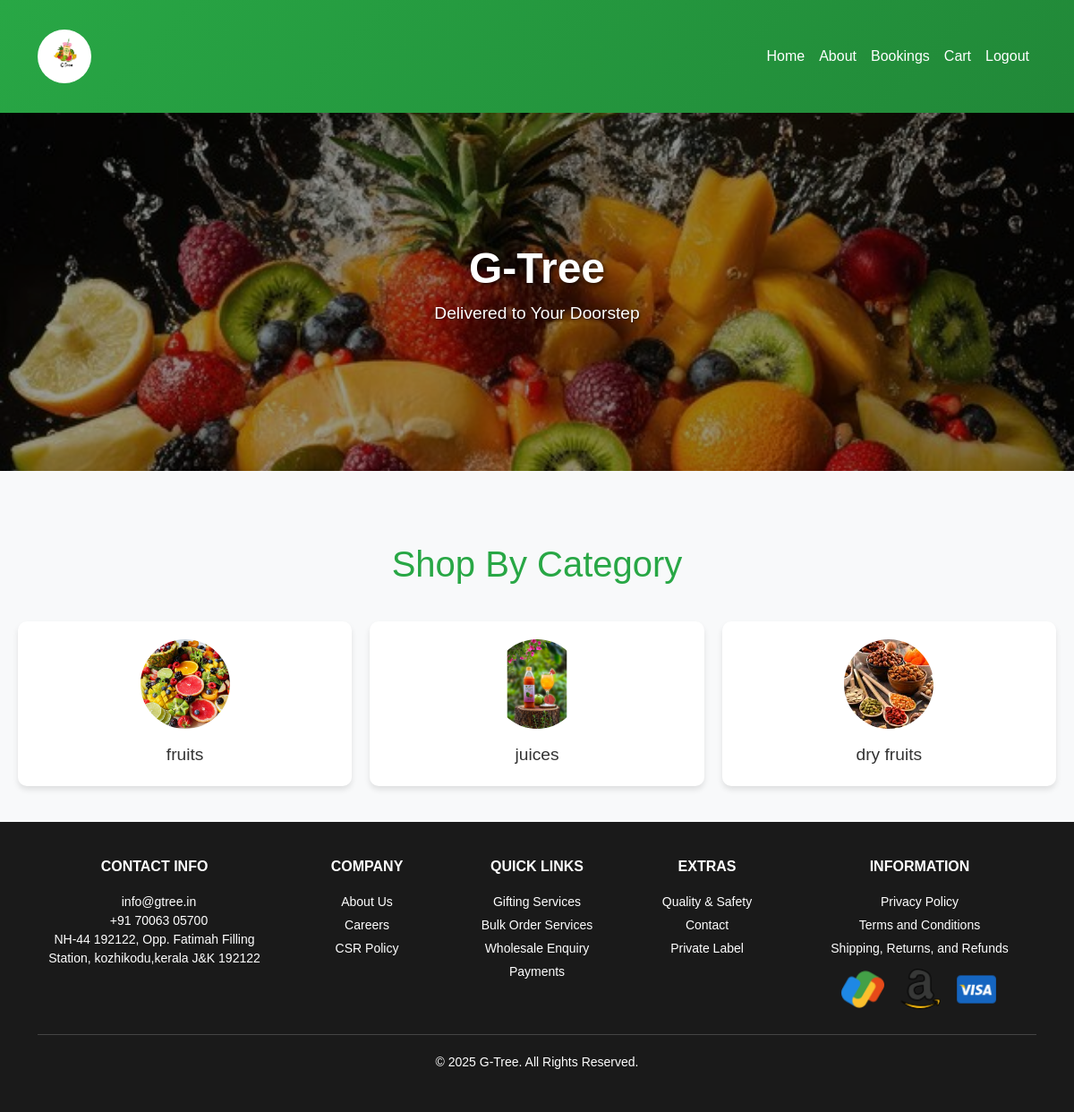
/u_home (signed in), run on the app's committed database.
### app/models.py (models this page shows)
class Category(models.Model):
     cat_name=models.TextField()
     cat_image=models.FileField()

### app/views.py (the view)
# urls.py: path('u_home',views.uhome, name='u-home'),
def uhome(req):
        if 'user' in req.session:
            category=Category.objects.all()
            return render(req,'user/userhome.html',{'category':category})
        return redirect(log)

### templates/user/userhome.html (shortened to what this page needs)
<!DOCTYPE html>
<html lang="en">
<head>
    {% load static %}
    <link href="https://cdn.jsdelivr.net/npm/bootstrap@5.3.3/dist/css/bootstrap.min.css" rel="stylesheet">
</head>
<body>
    <header>
        <nav class="navbar navbar-expand-lg navbar-dark">
            <div class="container">
                <a class="navbar-brand" href="#">
                    <img src="{% static 'images/White Black Yellow Colorful Simple Fruit Juice Logo.png' %}" alt="Fruits Shop Logo">
                </a>
                <div class="collapse navbar-collapse" id="navbarNav">
                    <ul class="navbar-nav ms-auto">
                        <li class="nav-item">
                            <a class="nav-link text-white" href="./">Home</a>
                        </li>
                        <li class="nav-item">
                            <a class="nav-link text-white" href="About">About</a>
                        </li>
                        <li class="nav-item">
                            <a class="nav-link text-white" href="booking-confirmation">Bookings</a>
                        </li>
                        <li class="nav-item">
                            <a class="nav-link text-white" href="cart"> Cart</a>
                        </li>
                        <li class="nav-item">
                            <a class="nav-link text-white" href="lout">Logout</a>
                        </li>
                    </ul>
                </div>
            </div>
        </nav>
    </header>
    <section class="hero">
        <div>
            <h1>G-Tree</h1>
            <p>Delivered to Your Doorstep</p>
        </div>
    </section>
    <section class="categories">
        <h2>Shop By Category</h2>
        <div class="category-grid">
            {% for c in category %}
            <a href="products/{{ c.pk }}" class="category-item">
                <img src="{{ c.cat_image.url }}" alt="{{ c.cat_name }}">
                <p>{{ c.cat_name }}</p>
            </a>
            {% endfor %}
        </div>
    </section>
</head>
<body>
    <footer class="footer">
        <div class="container">
            <div class="row">
                <div class="col-md-3">
                    <h5>CONTACT INFO</h5>
                    <p class="contact-info">
                         <a href="mailto:info@gtree.in">info@gtree.in</a><br>
                         <a href="tel:+917006305700">+91 70063 05700</a><br>
                        NH-44 192122, Opp. Fatimah Filling Station, kozhikodu,kerala J&K 192122
                    </p>
                </div>
                <div class="col-md-2">
                    <h5>COMPANY</h5>
                    <p><a href="#">About Us</a></p>
                    <p><a href="#">Careers</a></p>
                    <p><a href="#">CSR Policy</a></p>
                </div>
                <div class="col-md-2">
                    <h5>QUICK LINKS</h5>
                    <p><a href="#">Gifting Services</a></p>
                    <p><a href="#">Bulk Order Services</a></p>
                    <p><a href="#">Wholesale Enquiry</a></p>
                    <p><a href="#">Payments</a></p>
                </div>
                <div class="col-md-2">
                    <h5>EXTRAS</h5>
                    <p><a href="#">Quality & Safety</a></p>
                    <p><a href="#">Contact</a></p>
                    <p><a href="#">Private Label</a></p>
                </div>
                <div class="col-md-3">
                    <h5>INFORMATION</h5>
                    <p><a href="#">Privacy Policy</a></p>
                    <p><a href="#">Terms and Conditions</a></p>
                    <p><a href="#">Shipping, Returns, and Refunds</a></p>
                    <div class="payment-icons">
                        <img src="{% static 'images/gpay.png' %}" alt="GPay">
                        <img src="{% static 'images/amazon.png' %}" alt="Amazon Pay">
                        <img src="{% static 'images/visa.png' %}" alt="Visa">
                    </div>
                </div>
            </div>
            <div class="footer-bottom">
                <p>&copy; 2025 G-Tree. All Rights Reserved.</p>
            </div>
        </div>
    </footer>
</body>
</html>

### templates/user/userhome.html (style rules this page uses)
.footer { background-color: #1a1a1a; color: #ffffff; padding: 40px 0; font-size: 14px; }
.footer a { color: #ffffff; text-decoration: none; transition: 0.3s; }
.footer h5 { font-size: 16px; font-weight: 600; margin-bottom: 20px; }
.footer .payment-icons img { width: 50px; margin: 5px; }
.footer-bottom { border-top: 1px solid #444; margin-top: 20px; padding-top: 15px; text-align: center; }

### data on the page
Category: cat_image (picture), cat_name "fruits"
Category: cat_image (picture), cat_name "juices"
Category: cat_image (picture), cat_name "dry fruits"
